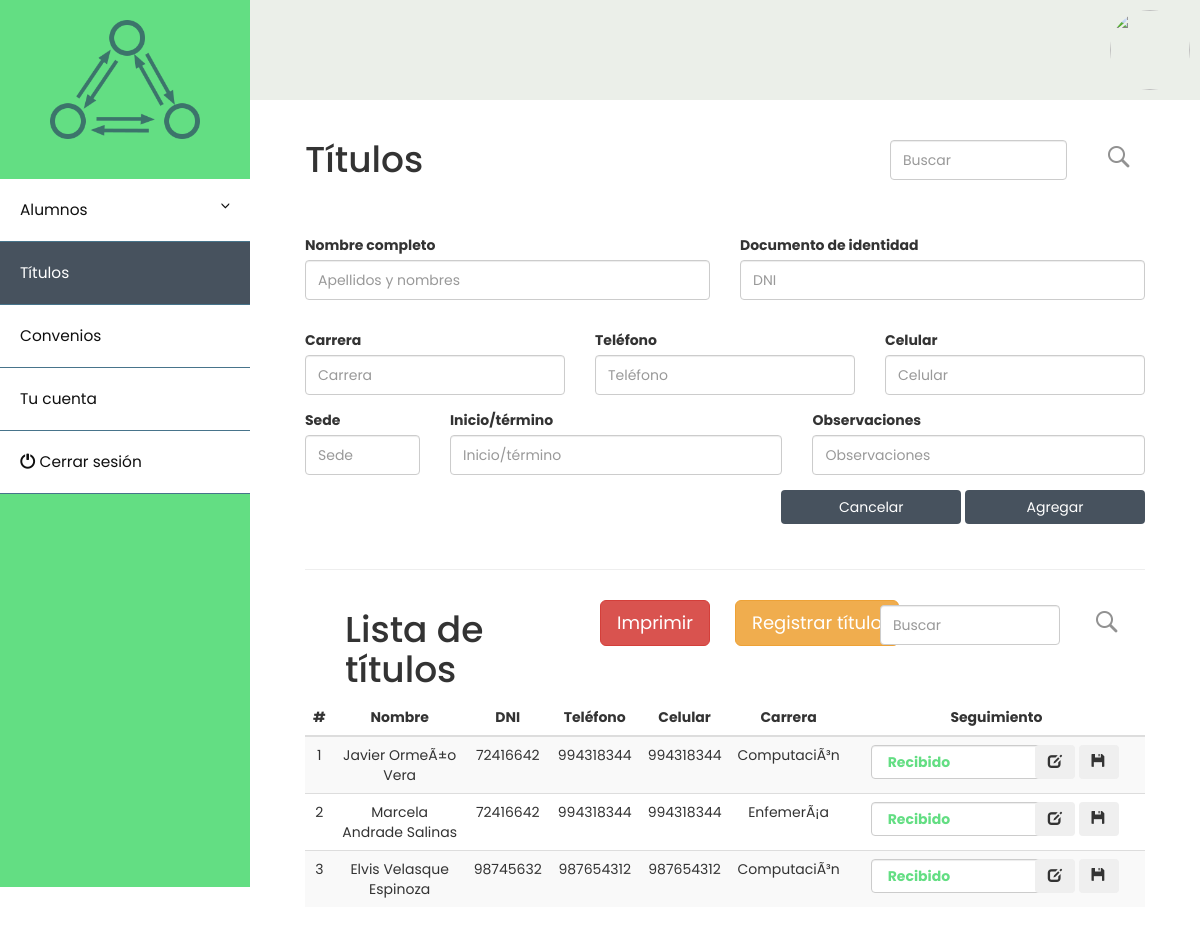
The page /titulos.php on the database as committed earlier.
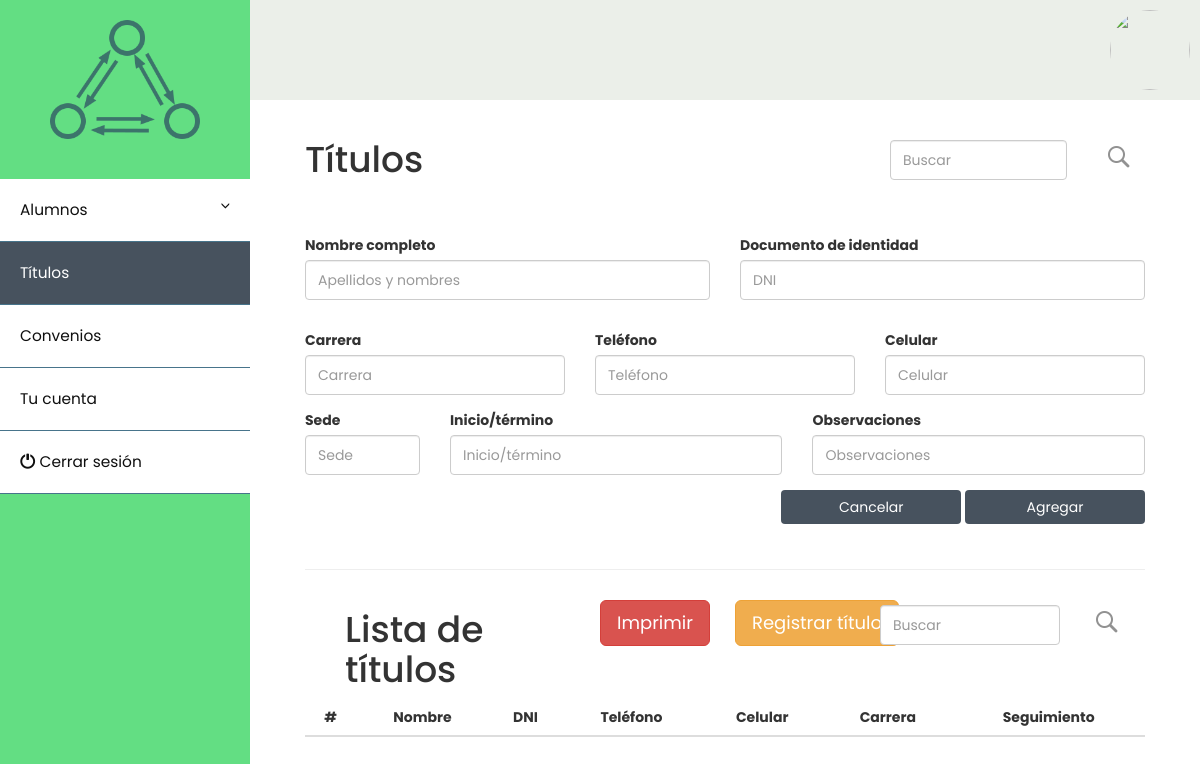
The same page on the database as committed later.
### tables this page shows
CREATE TABLE `titulos` (
  `id_titulo` int(11) NOT NULL,
  `nombres` varchar(50) NOT NULL,
  `dni` varchar(8) NOT NULL,
  `carrera` varchar(30) NOT NULL,
  `telefono` varchar(9) NOT NULL,
  `celular` varchar(9) NOT NULL,
  `sede` varchar(30) NOT NULL,
  `inicio/termino` varchar(20) NOT NULL,
  `observaciones` text NOT NULL,
  `seguimiento` int(11) DEFAULT NULL
);

### dbcon.php (called while the page is built)
<?php
function conectar(){
    $user="root";
    $pass="";
    $server="localhost";
    $db="webTaylorDB";
    $con=mysqli_connect($server,$user,$pass,$db) or die ("Error al conectar a la bd ");
    return $con;
}
?>

### titulosTable.php (the view, shortened to what this page needs)
<hr/>
<div class="col-md-4" style="padding-left: 40px;">
    <h1>Lista de títulos</h1>
</div>
<div class="col-md-2" style="padding-top: 10px;" align="right">
    <button class="btn btn-lg btn-danger" onclick="printElement()">Imprimir</button>
</div>
<div class="col-md-2" style="padding: 10px;">
    <button class="btn btn-lg btn-warning" id="resgistrarTitulo">Registrar título</button>
</div>
<div class="col-md-3" align="right" style="padding: 15px;">
    <div class="form-group">
        <input type="text" class="form-control" id="buscar2" placeholder="Buscar">
        <br>
    </div>
</div>
<div class="col-md-1" align="left" style="padding-top: 15px; padding-left: -50px;">
    <div class="form-group">
        <input type="image" id="search" onclick="search()" src="images/search.png" name="image">
        <br>
    </div>
</div>
<table class="table table-striped" id="tabla">
    <thead>
    <tr>
        <th scope="col">#</th>
        <th scope="col">Nombre</th>
        <th scope="col">DNI</th>
        <th scope="col">Teléfono</th>
        <th scope="col">Celular</th>
        <th scope="col">Carrera</th>
        <th scope="col">Seguimiento</th>
    </tr>
    </thead>
    <tbody id="tbody">
    <?php
    $query = mysqli_query(conectar(),"select * from titulos")or die(mysqli_error(conectar()));
    while($row = mysqli_fetch_array($query)) {
        ?>
        <tr>
            <td><?php echo $row['id_titulo']?></td>
            <td><?php echo $row['nombres']; ?></td>
            <td><?php echo $row['dni']; ?></td>
            <td><?php echo $row['telefono']; ?></td>
            <td><?php echo $row['celular']; ?></td>
            <td><?php echo $row['carrera']; ?></td>
            <td>
                <div class="col-md-7" align="right">
                    <select class="form-control" id="seguimiento<?php echo $row['id_titulo']?>" onchange="cambioColor(this.value, this.id)" style="width: 200px; font-weight: bold;">
                        <?php if($row['seguimiento'] == 1){
                            echo "<option value=\"1\" style=\"color: #63de83; font-weight: bold\" selected>Recibido</option>";
                        }else if($row['seguimiento'] == 0){
                            echo "<option value=\"1\" style=\"color: #63de83; font-weight: bold\" >Recibido</option>";
                            echo "<option value=\"0\" style=\"color: #ebbd30; font-weight: bold\" selected>En espera</option>";
                            echo "<option value=\"2\" style=\"color: red; font-weight: bold\">Con observaciones</option>";
                        } else{
                            echo "<option value=\"1\" style=\"color: #63de83; font-weight: bold\" >Recibido</option>";
                            echo "<option value=\"0\" style=\"color: #ebbd30; font-weight: bold\" >En espera</option>";
                            echo "<option value=\"2\" style=\"color: red; font-weight: bold\" selected>Con observaciones</option>";
                        } ?>
                    </select>
                </div>
                <div class="col-md-5" align="left">
                    <?php
                    echo "<button name='edit' id=".$row['id_titulo']." class=\"btn\" data-toggle=\"modal\" data-target=\"#MyModal\" onclick='editTitle(this.id)' ><span class=\"glyphicon glyphicon-edit\"></span></button>".
                        "  <button id=".$row['id_titulo']." class=\"btn\" onclick='editTitleState(this.id)'><span class=\"glyphicon glyphicon-floppy-disk\"></span></button>";
                    ?>
                </div>
            </td>
        </tr>
    <?php } ?>
    </tbody>
</table>

Rows that differ between the two databases and show on the page:
removed titulos: id_titulo "1", nombres "Javier OrmeÃ±o Vera", dni "72416642", telefono "994318344", celular "994318344", carrera "ComputaciÃ³n", seguimiento+id_titulo "Recibido"
removed titulos: id_titulo "2", nombres "Marcela Andrade Salinas", dni "72416642", telefono "994318344", celular "994318344", carrera "EnfemerÃ¡a", seguimiento+id_titulo "Recibido"
removed titulos: id_titulo "3", nombres "Elvis Velasque Espinoza", dni "98745632", telefono "987654312", celular "987654312", carrera "ComputaciÃ³n", seguimiento+id_titulo "Recibido"
